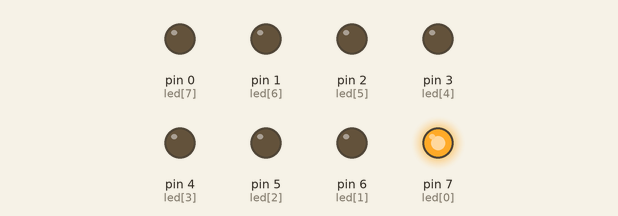
Recording of a sketch running on a simulated Arduino Uno, built with avr-gcc and run on an emulated ATmega328P. On the bench: output pins drawn as LEDs (lit = HIGH).

Above: at 0.2 s.
At 1.2 s:
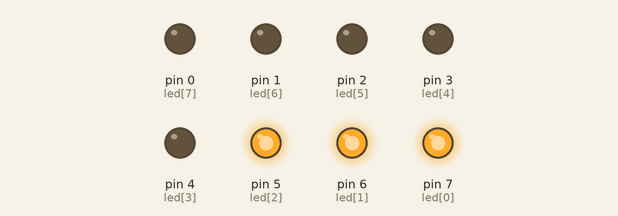
At 2.7 s:
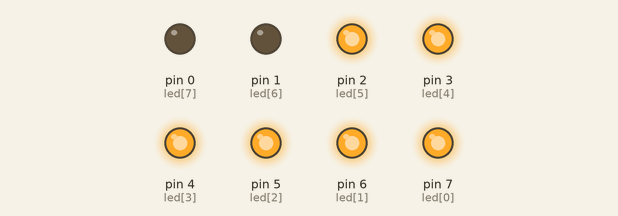
At 4.5 s:
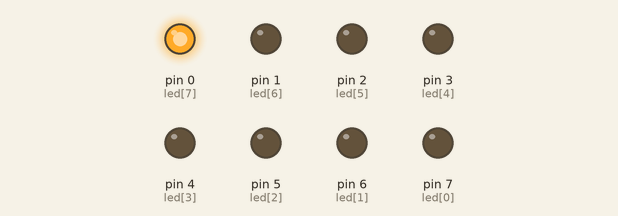
At 7.7 s:
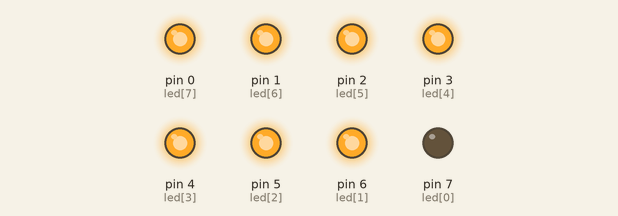
At 10.7 s:
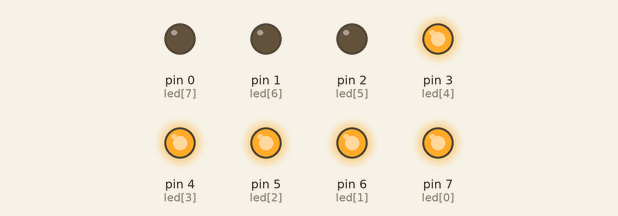
Timing chart, 0 to 11.1 s (numbered marks = the images above):
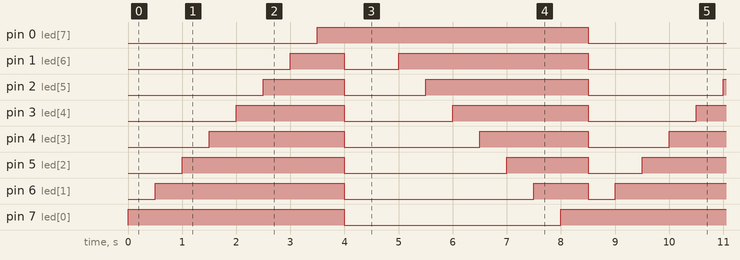

The sketch:

_8led.ino
```cpp
byte led[]={7,6,5,4,3,2,1,0};
byte n;
int i;
void setup()
{
    n = 7;

     for(i = 0; i <= n; i++)
     {
      pinMode(led[i],OUTPUT);
      digitalWrite(led[i],LOW);
     }

}

void loop()
{
  for(i = 0; i <= n; i++)
  {
    digitalWrite(led[i], HIGH);
    delay(500);
  }
  alloff();

  for(i; i >= 0; i--)
  {
    digitalWrite(led[i], HIGH);
    delay(500);
  }
  alloff();

}

void alloff()
{
  digitalWrite(led[0], LOW);
  digitalWrite(led[1], LOW);
  digitalWrite(led[2], LOW);
  digitalWrite(led[3], LOW);
  digitalWrite(led[4], LOW);
  digitalWrite(led[5], LOW);
  digitalWrite(led[6], LOW);
  digitalWrite(led[7], LOW);
}
```

Measured:
- by itself, pin 0 (led[7]): alternates HIGH for 5.0 s and LOW for 3.5 s
- by itself, pin 1 (led[6]): repeats every 8.5 s: LOW 1.0 s, HIGH 3.5 s, LOW 3.0 s, HIGH 1.0 s
- by itself, pin 2 (led[5]): repeats every 8.5 s: LOW 1.5 s, HIGH 3.0 s, LOW 2.5 s, HIGH 1.5 s
- by itself, pin 3 (led[4]): repeats every 8.5 s: LOW 2.0 s, HIGH 2.5 s, LOW 2.0 s, HIGH 2.0 s
- by itself, pin 4 (led[3]): repeats every 8.5 s: LOW 2.5 s, HIGH 2.0 s, LOW 1.5 s, HIGH 2.5 s
- by itself, pin 5 (led[2]): repeats every 8.5 s: LOW 3.0 s, HIGH 1.5 s, LOW 1.0 s, HIGH 3.0 s
- by itself, pin 6 (led[1]): repeats every 8.5 s: LOW 3.5 s, HIGH 1.0 s, LOW 0.50 s, HIGH 3.5 s
- by itself, pin 7 (led[0]): alternates HIGH for 4.5 s and LOW for 4.0 s
